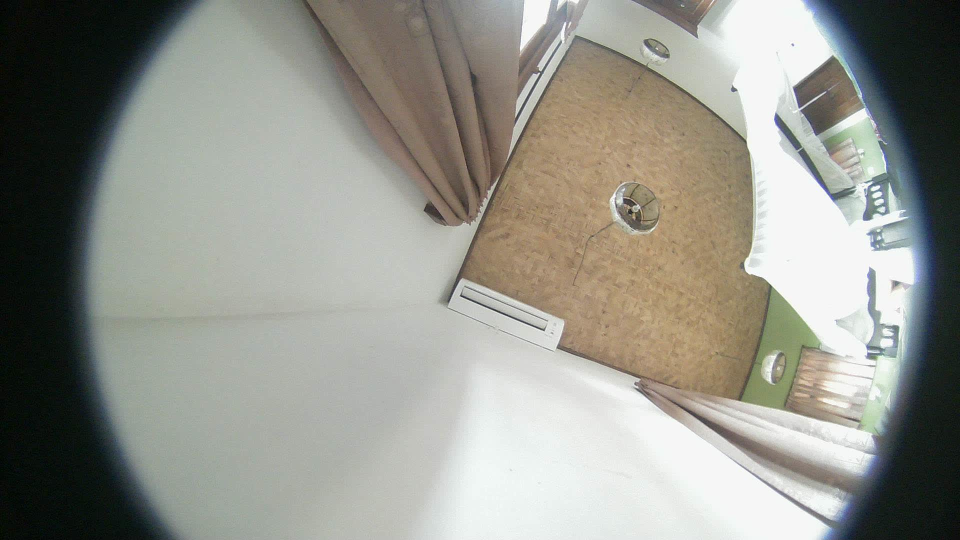
#> input picture Camera/snapshot.jpg, 1920 x 1080 px, given in place of tre.mp4, which was not available (shown at 1/2 size)
$ python yuv.py
#> lines starting #> are read from the running program, lines starting #| are printed output that depends on the picture; pictures that were not available may be replaced by others from this repository, and a replacement may not be noted
#> further down, frame is the input picture: shape (1080, 1920, 3); mean B, G, R 138.7, 146.8, 146.5
#! /Users/brett/opt/anaconda3/envs/opencv/bin/python

import cv2
import numpy as np

def simplest_cb(img, percent=1):
#> called with percent = 1
    assert img.shape[2] == 3
    assert percent > 0 and percent < 100

    half_percent = percent / 200.0

    channels = cv2.split(img)

    out_channels = []
    for channel in channels:
        assert len(channel.shape) == 2
        # find the low and high precentile values (based on the input percentile)
        height, width = channel.shape
        vec_size = width * height
        flat = channel.reshape(vec_size)

        assert len(flat.shape) == 1

        flat = np.sort(flat)

        n_cols = flat.shape[0]

        low_val  = flat[int(np.floor(n_cols * half_percent))]
        high_val = flat[int(np.ceil( n_cols * (1.0 - half_percent)))]

        # saturate below the low percentile and above the high percentile
        thresholded = channel.copy()
        thresholded[thresholded < low_val] = low_val
        thresholded[thresholded > high_val] = high_val

        # scale the channel
        normalized = cv2.normalize(thresholded, thresholded.copy(), 0, 255, cv2.NORM_MINMAX)
        out_channels.append(normalized)
#> this loop made 3 passes
#> (low_val, high_val) on passes 1 to 3: (3, 247), (8, 248), (2, 246)
#> pass 1, in simplest_cb, `thresholded = channel.copy()`:
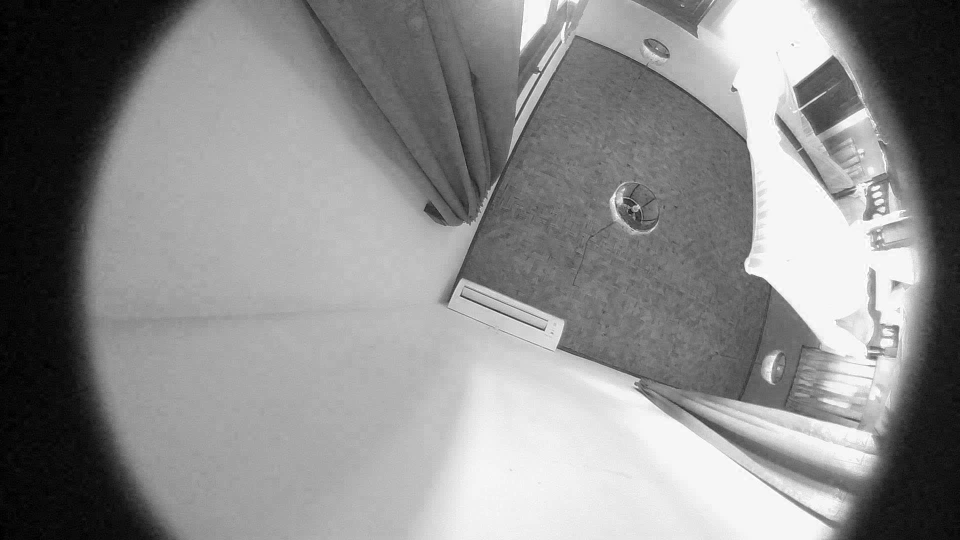
#> thresholded: shape (1080, 1920) (shown at 1/2 size); min 0, max 255, mean 138.7
#> pass 2, in simplest_cb, `thresholded = channel.copy()`:
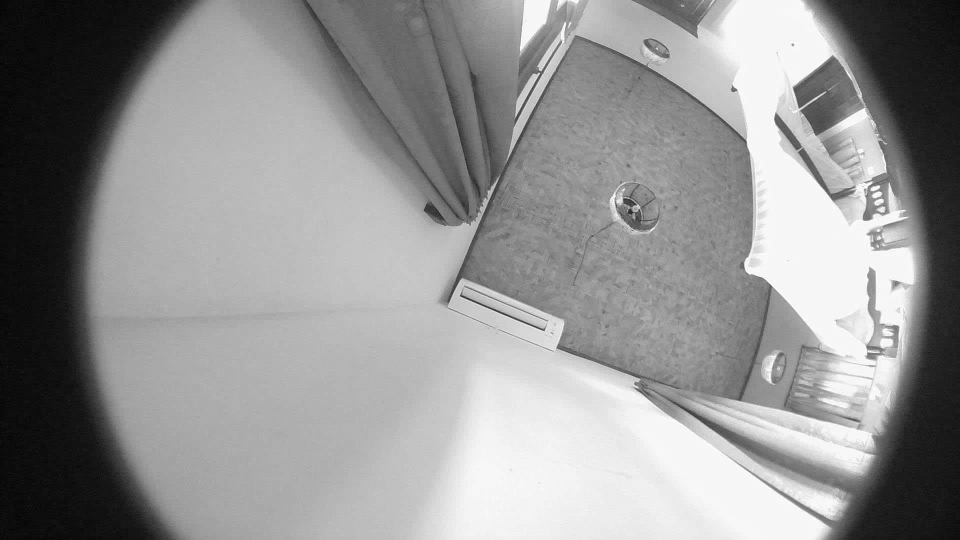
#> thresholded: shape (1080, 1920) (shown at 1/2 size); min 0, max 255, mean 146.8
#> after the loop:
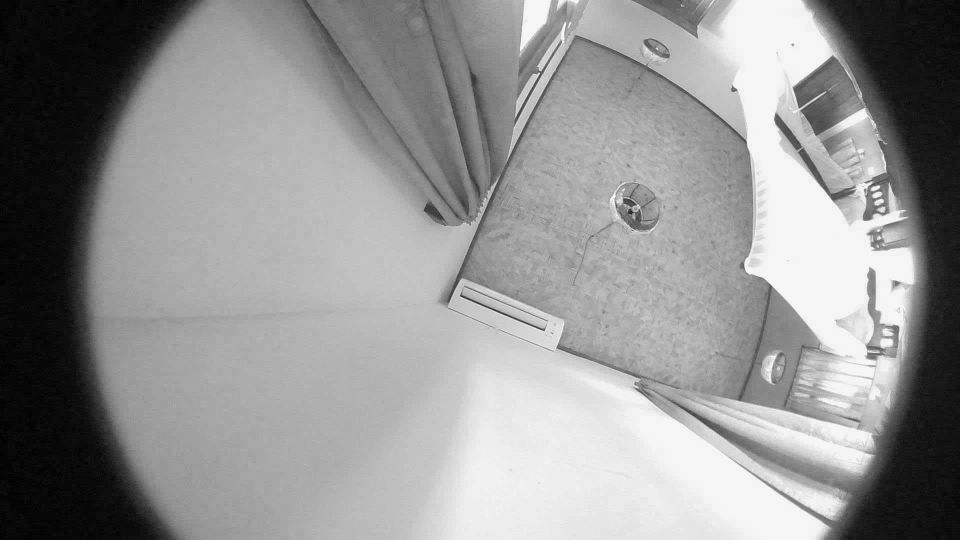
#> thresholded: shape (1080, 1920) (shown at 1/2 size); min 2, max 246, mean 146.5
#> after the loop, out_channels = 3 items

    return cv2.merge(out_channels)


print(cv2.__version__)
cap = cv2.VideoCapture("tre.mp4")
fourcc = cv2.VideoWriter_fourcc(*'mp4v')  # Be sure to use lower case

if not cap.isOpened():
    print("Error opening video file")
    exit()

ret, frame = cap.read()

if not ret:
    print("Error reading frame")
    exit()

fgbg_y = cv2.createBackgroundSubtractorKNN(
    history=100,
    detectShadows=False,
    dist2Threshold=350)

out = cv2.VideoWriter('output.mp4', fourcc, 20.0, (frame.shape[1], frame.shape[0]), True)

while True:
    og = np.copy(frame)
    og = simplest_cb(og,1)

    frame[:, :, 2] = 0
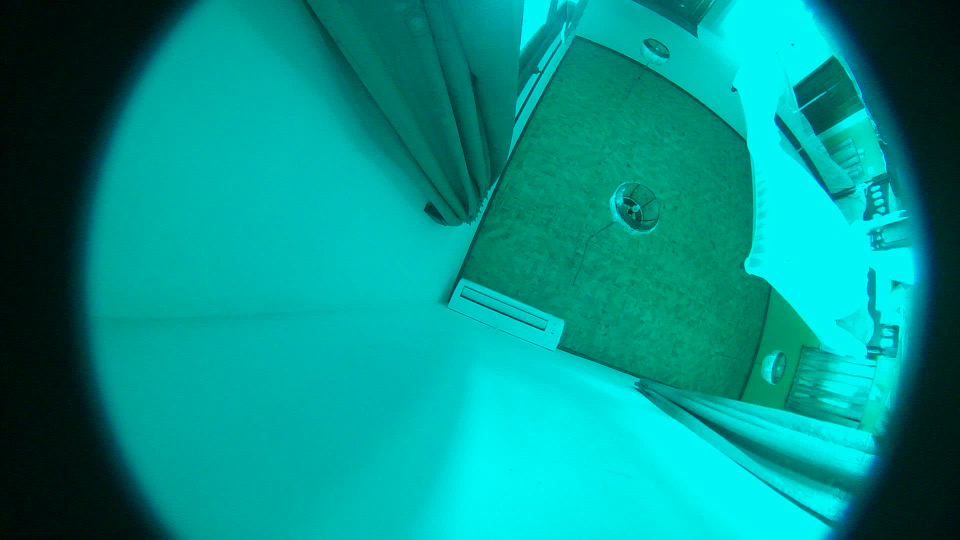
#> frame: shape (1080, 1920, 3) (shown at 1/2 size); mean B, G, R 138.7, 146.8, 0
    yuv = cv2.cvtColor(frame, cv2.COLOR_BGR2YUV)
#> yuv: shape (1080, 1920, 3); mean of channels 0, 1, 2 102, 146, 41.9
    y, u, v = cv2.split(yuv)
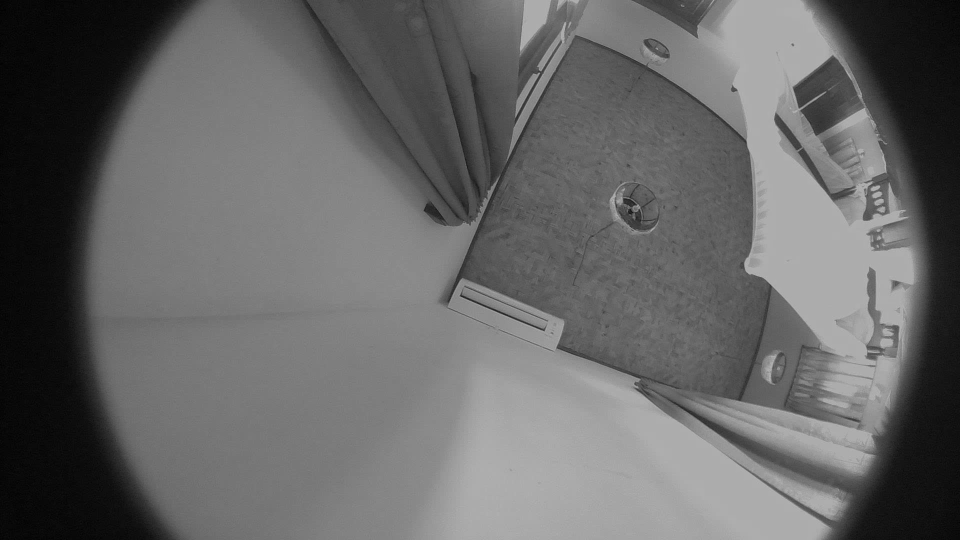
#> y: shape (1080, 1920) (shown at 1/2 size); min 0, max 179, mean 102
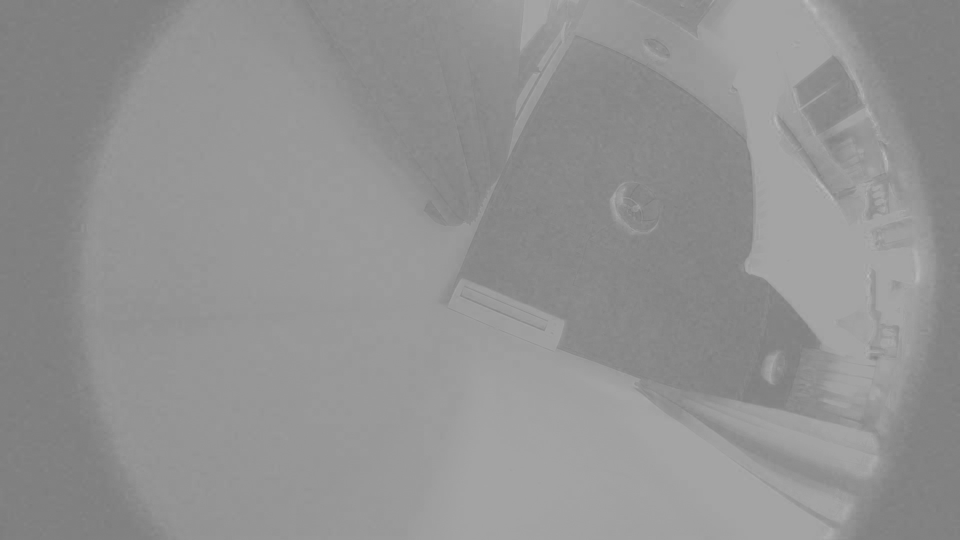
#> u: shape (1080, 1920) (shown at 1/2 size); min 123, max 190, mean 146
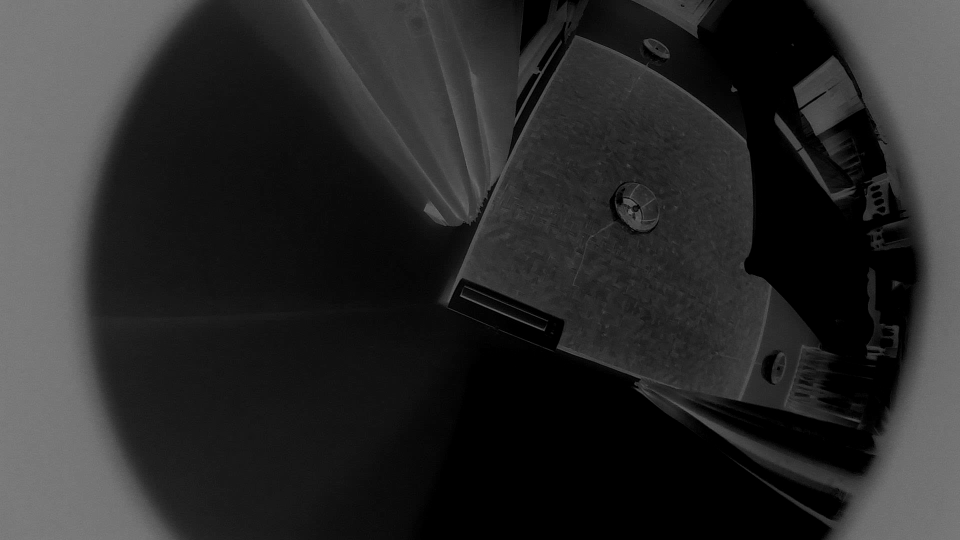
#> v: shape (1080, 1920) (shown at 1/2 size); min 0, max 128, mean 41.9

    fgmask = fgbg_y.apply(cv2.equalizeHist(y))
#> fgmask: shape (1080, 1920); every value is 255

    # [9 lines of commented-out code are left out]
    frame_gray = cv2.cvtColor(cv2.cvtColor(frame, cv2.COLOR_BGR2GRAY), cv2.COLOR_GRAY2BGR)

    # Create a mask in three channels
    fgmask_3 = cv2.cvtColor(fgmask, cv2.COLOR_GRAY2BGR)
#> fgmask_3: shape (1080, 1920, 3); every value is 255

    # Mask the colored image with the fgmask
    frame_colored_masked = cv2.bitwise_and(og, og, mask=fgmask)

    # Mask the grayscale image with the inverse of the fgmask
    frame_gray_masked = cv2.bitwise_and(frame_gray, frame_gray, mask=cv2.bitwise_not(fgmask))
#> frame_gray_masked: shape (1080, 1920, 3); every value is 0

    # Add the two masked images
    combined_frame = cv2.add(frame_colored_masked, frame_gray_masked)

    out.write(combined_frame)

    # Display the frame
    cv2.imshow("Combined Frame", combined_frame)

    # Wait for key press
    key = cv2.waitKey(1) & 0xFF
#> (key q is pressed here)

    # If 'q' is pressed, exit the loop
    if key == ord('q'):
        break

    # Read the next frame
    ret, frame = cap.read()

    # Check if the frame is read correctly
    if not ret:
        print("Error reading frame")
        break

# Release the video capture and close all windows
cap.release()
out.release()
cv2.destroyAllWindows()
